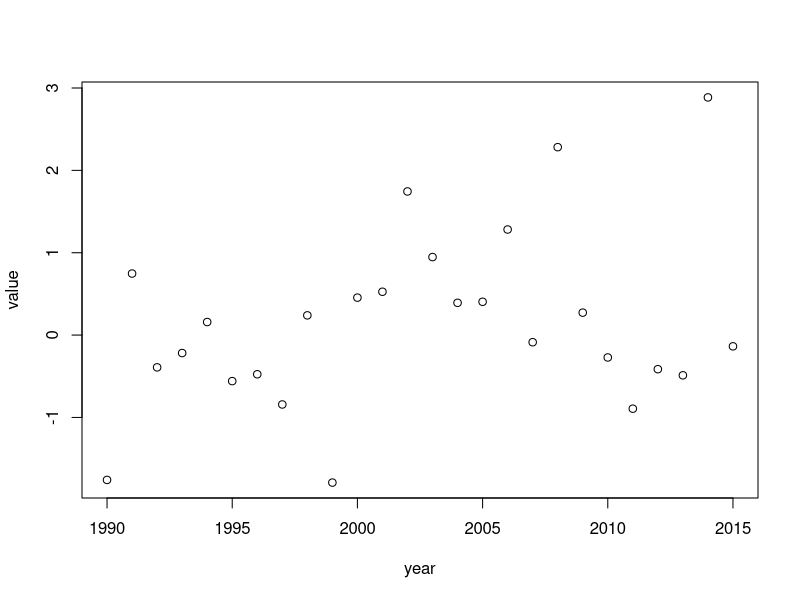

R code for this plot:
## ---- chunk 1
x<-4
x
x*2
## ---- chunk 2
x^2
## ---- chunk 3
year<-seq(1990,2015)
value<-rnorm(26)
plot(year,value)
